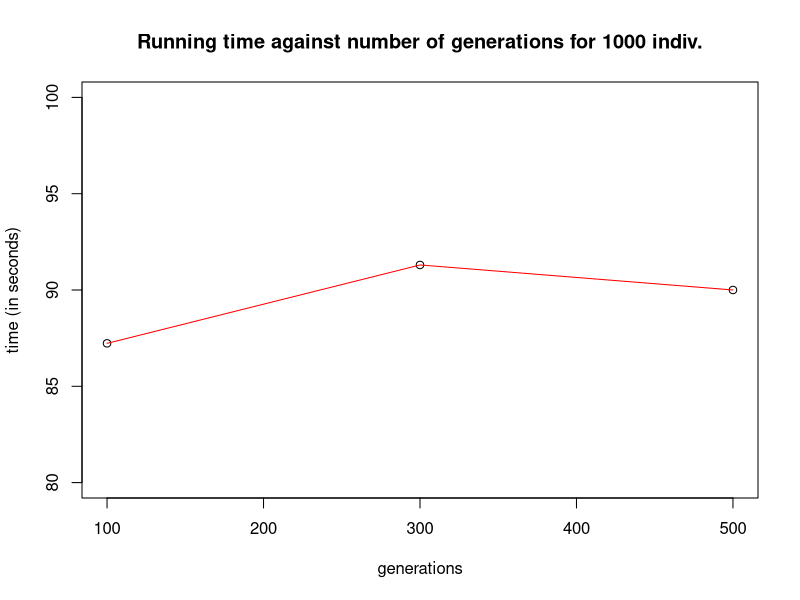

Here is the R script that generated this plot:
#run 'png(time.png)' from R shell
generations <- c(100,300,500)
time2 <- c(87.23,91.3,90.0)    #simulated annealing


plot(generations, time2, main="Running time against number of generations for 1000 indiv.", sub="",  xlab="generations", ylab="time (in seconds)",
xlim=c(100, 500), ylim=c(80, 100), lty=1)

lines(generations,time2,col="red",lty=1)

#run 'dev.off()' from R shell

